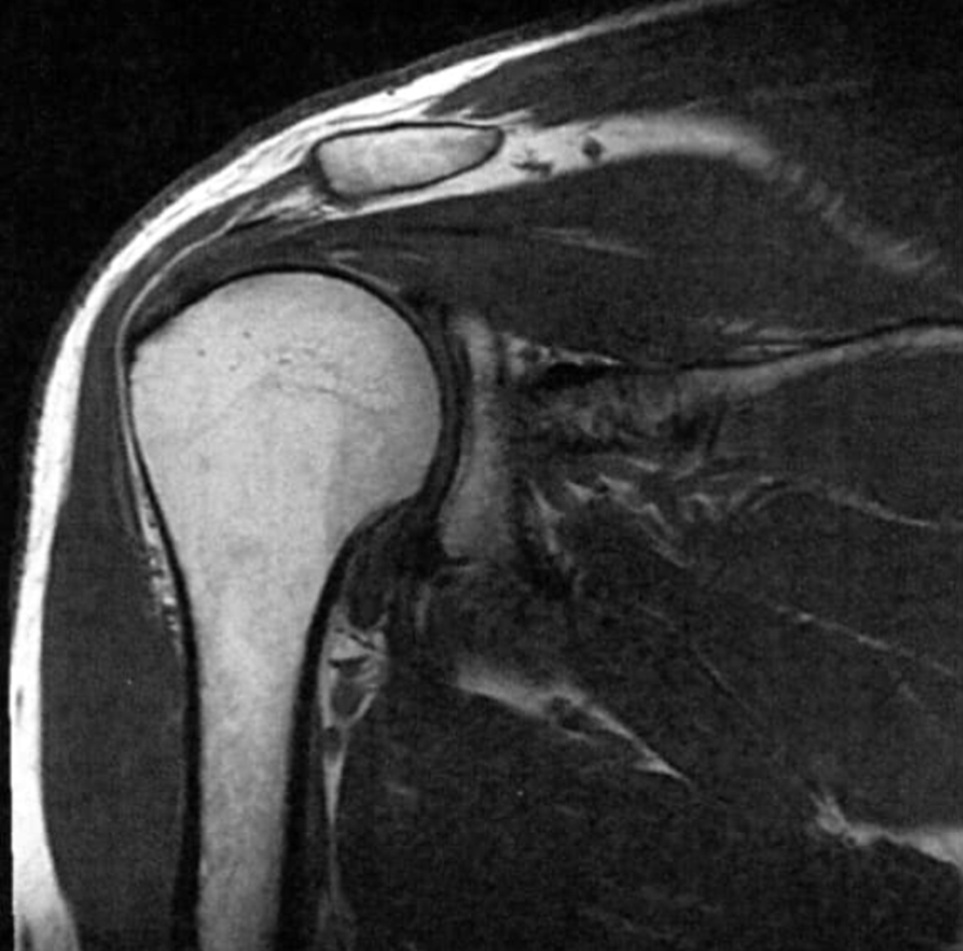
#> input picture Basic Image Processing/Image Enhancement/test7.jpg, 963 x 951 px
$ python Sharpening_DFT.py
#> lines starting #> are read from the running program, lines starting #| are printed output that depends on the picture
import cv2
import numpy as np
import matplotlib.pyplot as plt

# 1. Load image
img = cv2.imread('test7.jpg',0).astype(np.float32)
#> img: shape (951, 963) float32; min 0, max 255, mean 61.7
rows, cols = img.shape
#> rows = 951; cols = 963

# 2. FFT and shift
dft = np.fft.fft2(img)
dft_shift = np.fft.fftshift(dft)

# 3. Create Gaussian Low Pass Filter H_LP(f)
def gaussian_lpf(shape, sigma):
    r, c = shape
    x = np.linspace(-c//2, c//2, c)
    y = np.linspace(-r//2, r//2, r)
    x, y = np.meshgrid(x, y)
    return np.exp(-(x**2 + y**2) / (2 * sigma**2))

# Parameters
sigma = 30    # Cutoff frequency
alpha = 0.6   # Attenuation/Boost (Keep < 1.0 to avoid division by zero)

H_lp = gaussian_lpf((rows, cols), sigma)

# 4. Apply your formula: H_sharp = (1 - alpha * H_lp) / (1 - alpha)
# This amplifies high frequencies while keeping low frequencies at gain 1.0
H_sharp = (1 - alpha * H_lp) / (1 - alpha)

# 5. Filter and Inverse FFT
filtered_shift = dft_shift * H_sharp
filtered_ishift = np.fft.ifftshift(filtered_shift)
img_sharpened = np.real(np.fft.ifft2(filtered_ishift))
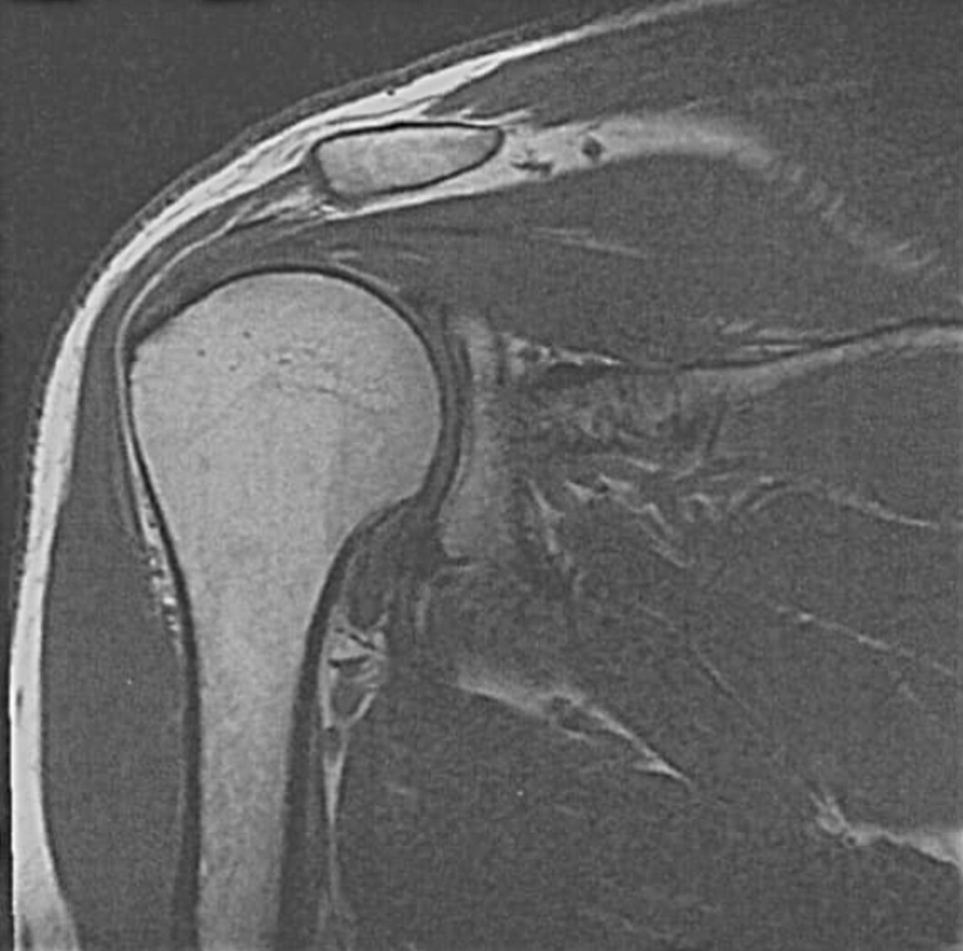
#> img_sharpened: shape (951, 963) float64; min -151.6, max 387.4, mean 61.7; drawn with min black and max white

# 6. Clip and Display
img_sharpened = np.clip(img_sharpened, 0, 255)
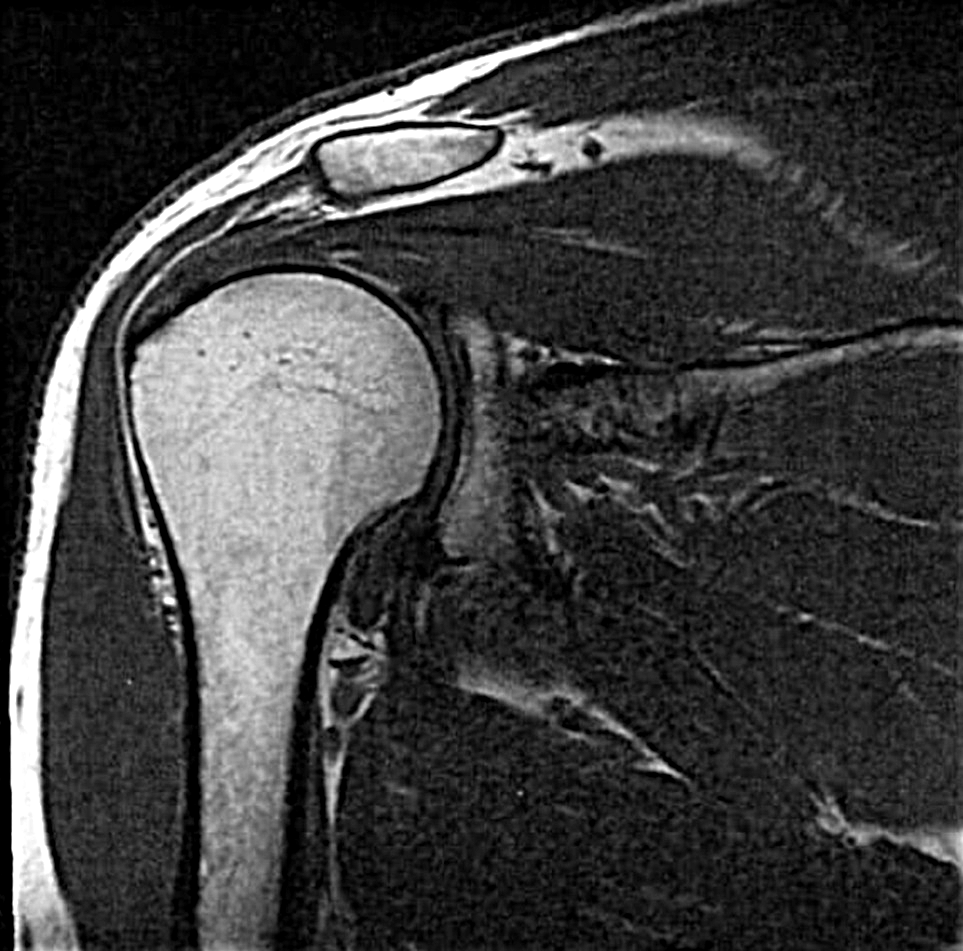
#> img_sharpened: shape (951, 963) float64; min 0, max 255, mean 61.7

plt.figure(figsize=(12, 6))
plt.subplot(1, 2, 1); plt.imshow(img, cmap='gray'); plt.title('Original')
plt.subplot(1, 2, 2); plt.imshow(img_sharpened, cmap='gray'); plt.title(f'Sharpened (alpha={alpha})')
plt.show()
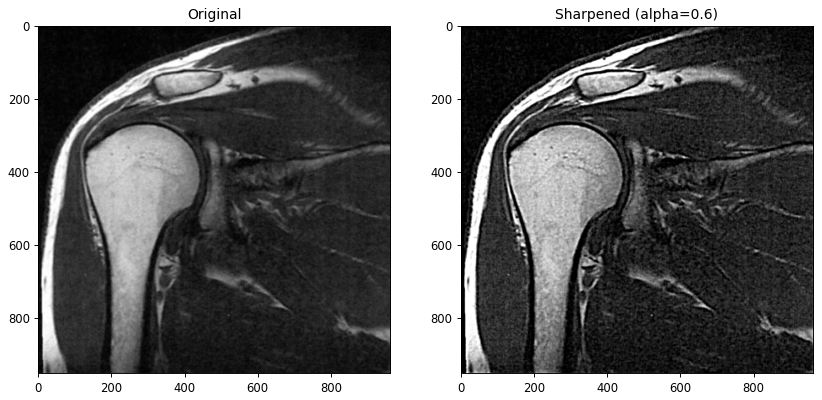
#> figure drawn by matplotlib, 2 panels

$ run again, with Basic Image Processing/Image Enhancement/test2.jpg copied over Basic Image Processing/Image Enhancement/test7.jpg
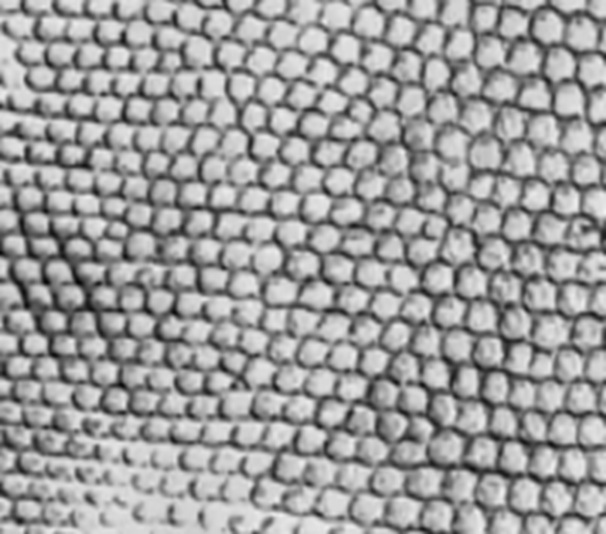
#> input picture Basic Image Processing/Image Enhancement/test2.jpg, 606 x 534 px
#> `img_sharpened = np.clip(img_sharpened, 0, 255)`:
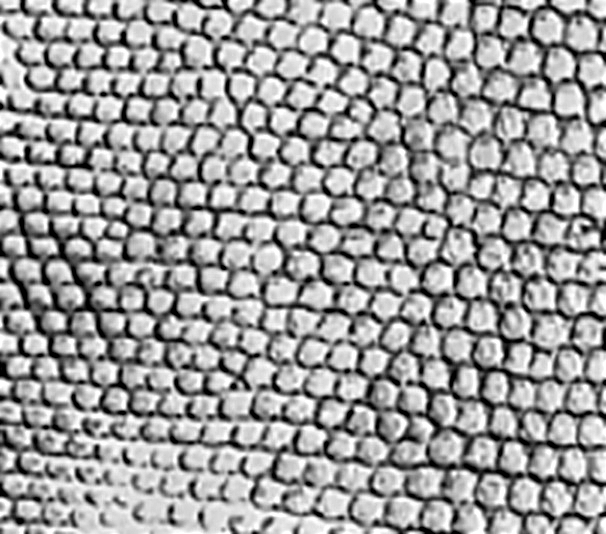
#> img_sharpened: shape (534, 606) float64; min 0, max 255, mean 156.7
#> `plt.show()`:
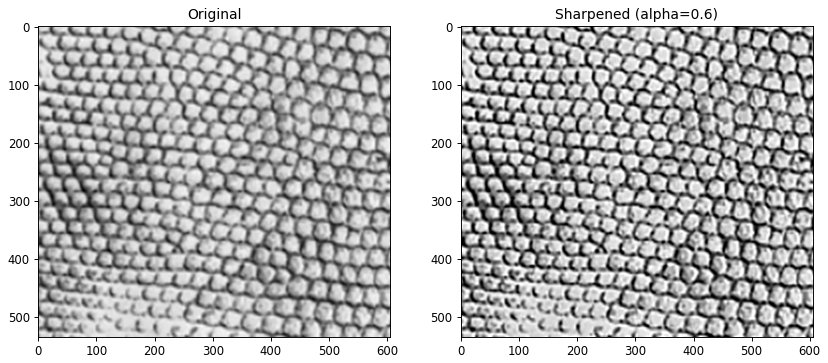
#> figure drawn by matplotlib, 2 panels

$ run again, with Basic Image Processing/Image Enhancement/test3.jpg copied over Basic Image Processing/Image Enhancement/test7.jpg
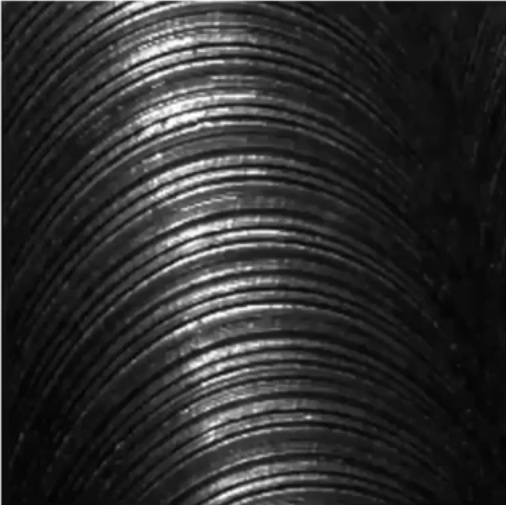
#> input picture Basic Image Processing/Image Enhancement/test3.jpg, 506 x 505 px
#> `img_sharpened = np.real(np.fft.ifft2(filtered_ishift))`:
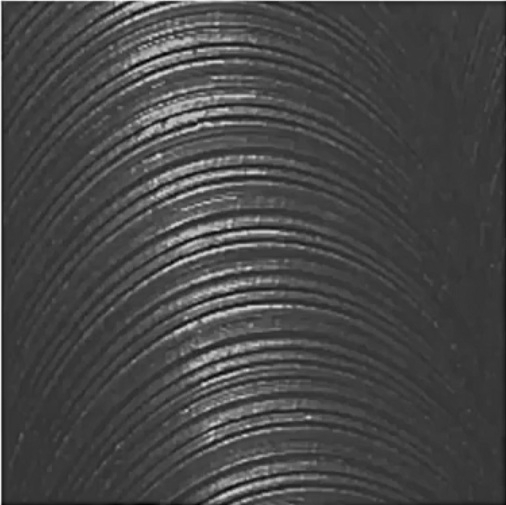
#> img_sharpened: shape (505, 506) float64; min -117.6, max 465.9, mean 46.6; drawn with min black and max white
#> `plt.show()`:
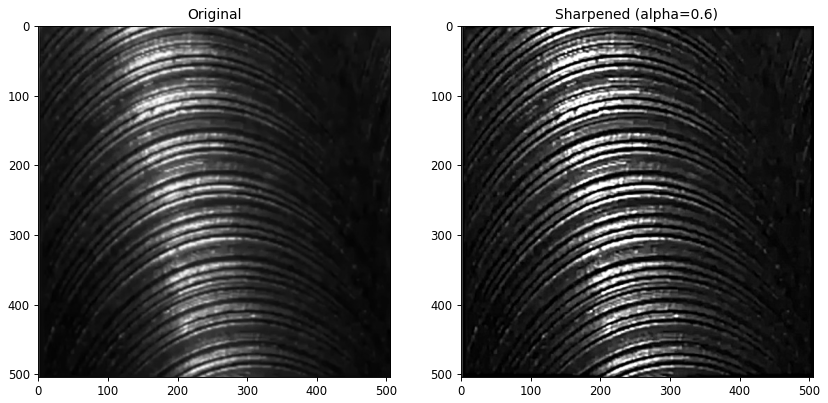
#> figure drawn by matplotlib, 2 panels

$ run again, with Basic Image Processing/Image Enhancement/test6.jpg copied over Basic Image Processing/Image Enhancement/test7.jpg
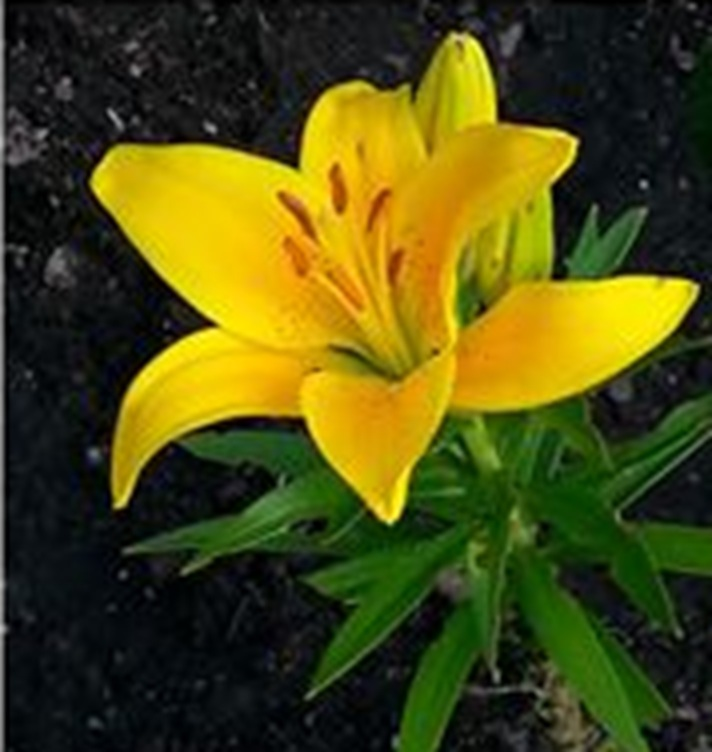
#> input picture Basic Image Processing/Image Enhancement/test6.jpg, 712 x 752 px
#> `img_sharpened = np.clip(img_sharpened, 0, 255)`:
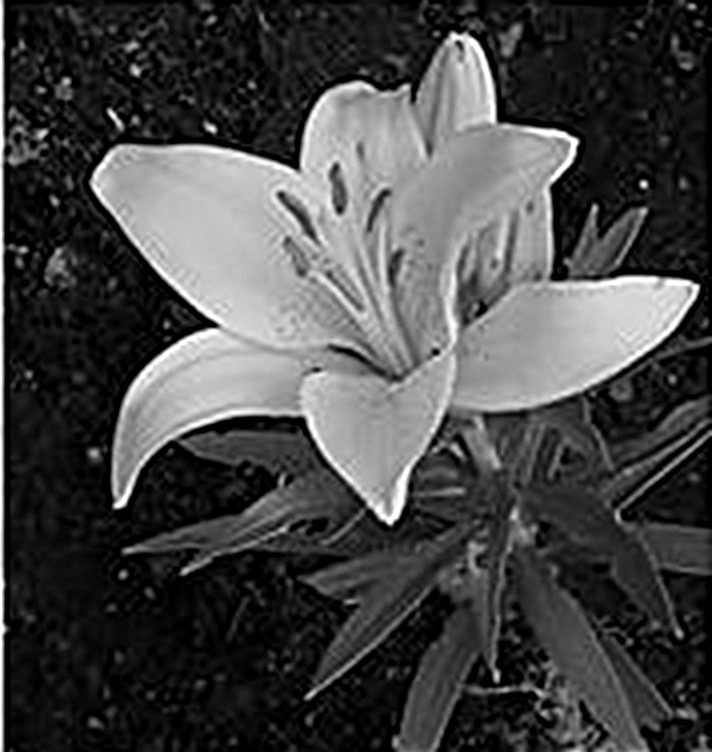
#> img_sharpened: shape (752, 712) float64; min 0, max 255, mean 70.5
#> `plt.show()`:
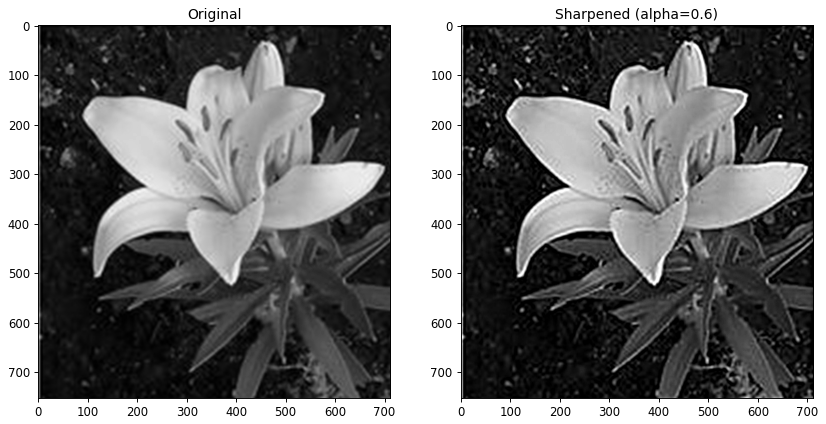
#> figure drawn by matplotlib, 2 panels
